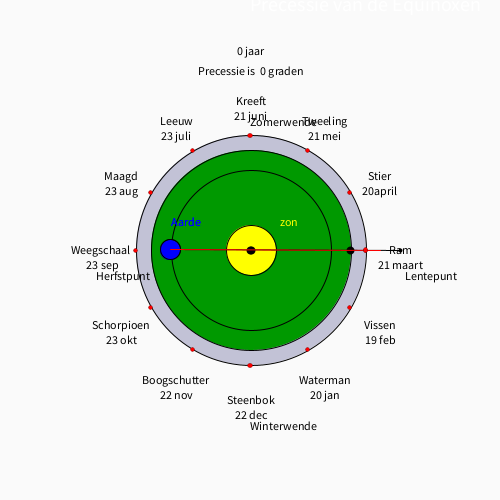
Frame 1 (no input)
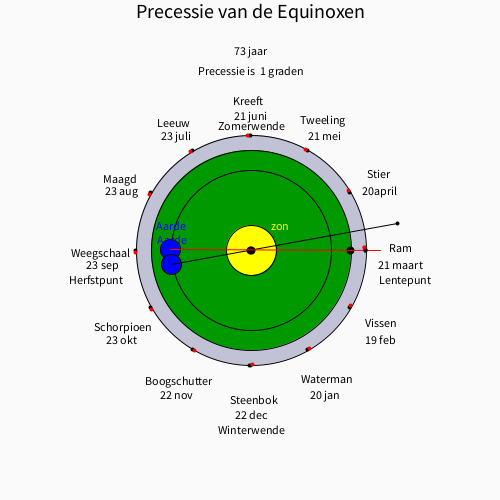
Frame 60 (the mouse pressed at the canvas centre just before this capture)
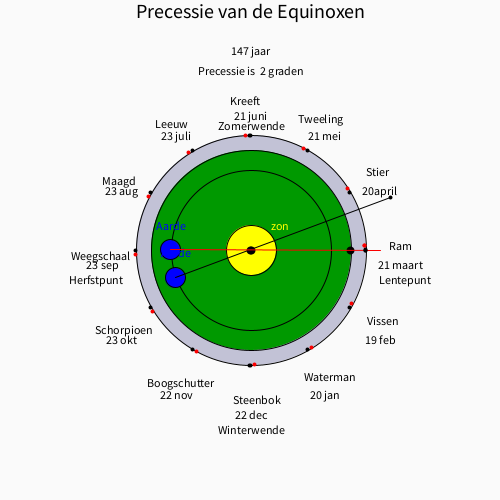
Frame 120 (the mouse held since frame 60 and released just before this capture)

The Processing sketch that drew these frames (run headless with seeded random() and noise(); from frame 60 on, the mouse is pressed at the canvas centre):

// Processing sketch: precessie
// ── precessie.pde
String zodiac[] ={"Ram", "Vissen", "Waterman", "Steenbok", "Boogschutter", "Schorpioen", "Weegschaal", "Maagd", "Leeuw", "Kreeft", "Tweeling", "Stier"};
String datum[] = {"21 maart", "19 feb", "20 jan", "22 dec", "22 nov", "23 okt", " 23 sep", "23 aug", "23 juli", "21 juni", "21 mei", "20april"};
int c;
float q;
float z;
float u = 0.0;
float x1;
float y1;
float x2;
float y2;
float x3;
float y3;
float x4;
float y4; 
float x4a;
float y4a;

float x5;
float y5; 

float x5a;
float y5a; 

float x6;
float y6;

float x7;
float y7;

float x7a;
float y7a;

float x8;
float y8;

void setup() {

  size(500, 500);
}

void draw() {
  background(250);

  float x = cos(TWO_PI); //centrum volvelle
  float y = sin(TWO_PI); //centrum volvellde
  c=0; 

  //x1 = 100*cos(u);
  //y1 = 100*sin(u);

  x2 = 115*cos(u); //x-coordinaat bewegende wijzer langs stilstaande dierenriem
  y2 = 115*sin(u); //y-coordinaat bewegende wijzer langs stilstaande dierenriem

  x7 = 80*cos(PI);
  y7 = 80*sin(PI);

  x7a = 80*cos(PI-(10*u));
  y7a = 80*sin(PI-(10*u));

  x8 = 150*cos(10*-u);
  y8 = 150*sin(10*-u);

  translate(width/2, height/2);
  textSize(20);
  text("Precessie van de Equinoxen", 0, -240);
  //text("De Dierenriem", 0, -240);
  textSize(12);

  fill(194, 194, 214);
  ellipse(x, y, 230, 230); //buitenband dierenriem
  fill(0, 153, 0);
  ellipse(x, y, 200, 200);//binnenband dierenriem
  fill(255, 255, 0);
  ellipse(x, y, 50, 50); //zon
  text("zon", 30, -25);
  fill(0);

  text("Herfstpunt", -155, 30);
  text("Lentepunt", 155, 30);
  text("Zomerwende", 0, -125);
  text("Winterwende", 0, 180);
  noFill();

  ellipse(x, y, 160, 160);//ecliptica aarde
  fill(0, 0, 255);
  ellipse(x7, y7, 20, 20); //aarde vaststaand tegenover het lentepunt
  text("Aarde", x7, y7-25);
  ellipse(x7a, y7a, 20, 20); //aarde bewegend in zijn baan
  text("Aarde", x7a, y7a-25);
  line(x7a, y7a, x8, y8); //aanwijzer draaiende aarde langs de ecliptica
  noFill();
  strokeWeight(4);
  point(x8, y8); //pointer aanwijzer bewegende aarde langs ecliptica
  strokeWeight(1);


  strokeWeight(8);
  point(x, y);
  point(x1, y1); //pointer lentepunt
  point(100, 0); //pointer lentepunt
  //point(x2,y2); //bewegende pointer bij stilstaande dierenriem
  strokeWeight(1);
  stroke(250, 0, 0);
  //line(x,y,x2,y2); //bewegende wijzer bij stilstaande dierenriem
  line(x7, y7, 130, 0); //stilstaande wijzer bij bewegende dierenriem
  stroke(0);


  for (float i = 0; i < TWO_PI; i+=(TWO_PI/12)) {


    x3 = 100*cos(i);
    y3 = 100*sin(i);

    x4 = 115*cos(i); //x-coordinaat stilstaande pointer voor de datums langs de dierenriem
    y4 = 115*sin(i); //y-coordinaat stilstaande pointer voor de datums langs de dierenriem

    x4a = 115*cos(i-u); //x-coordinaat bewegende pointer voor de sterren langs de dierenriem
    y4a = 115*sin(i-u); //y-coordinaat bewegende pointer voor de sterren langs de dierenriem

    x5 = 150*cos(i); //x-coordinaat stilstaande dierenriem
    y5 = 150*sin(i); //y-coordinaat stilstaande dierenriem

    x5a = 150*cos(i-u); //x-coordinaat bewegende dierenriem
    y5a = 150*sin(i-u); //y-coordinaat bewegende dierenriem

    x6 = 150*cos(i); //x-coordinaat datums langs dierenriem
    y6 = 150*sin(i); //y-coordinaat datums langs dierenriem



    if ( c<12) {

      //println(zodiac[c]);
      fill(0);
      textAlign(CENTER, CENTER);
      //text(zodiac[c],x5,y5); //stilstaande dierenriem (moment jaar 0, zon in teken ram)
      text(zodiac[c], x5a, y5a); //bewegende dierenriem als gevolg van de precessie
      text(datum[c], x6, y6+15);
    }
    c++;
    strokeWeight(4);
    stroke(0, 0, 0);
    //point(x3,y3); //wijzerpointer
    point(x4, y4); //stilstaande pointers datums langs dierenriem
    stroke(250, 0, 0);
    point(x4a, y4a); //bewegende pointers sterren langs dierenriem
    stroke(0);
    strokeWeight(1);

    //line(x3,y3,x4,y4); //wijzer
  }

  q= (u/PI)*180; //aantal graden
  z= u * 4106.19; //aantal jaren in relatie met het aantal graden

  text("Precessie is " + " " + round(q) + " " + "graden", 0, -180);
  text(round(z) + " " + "jaar", 0, -200);

  u+=.0003;
}
